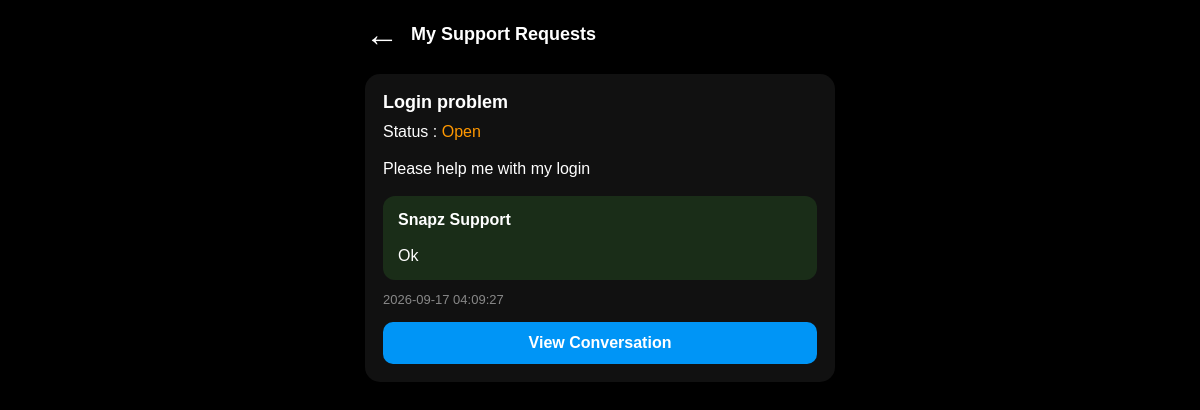
Page /my_support (signed in) on the earlier database version.
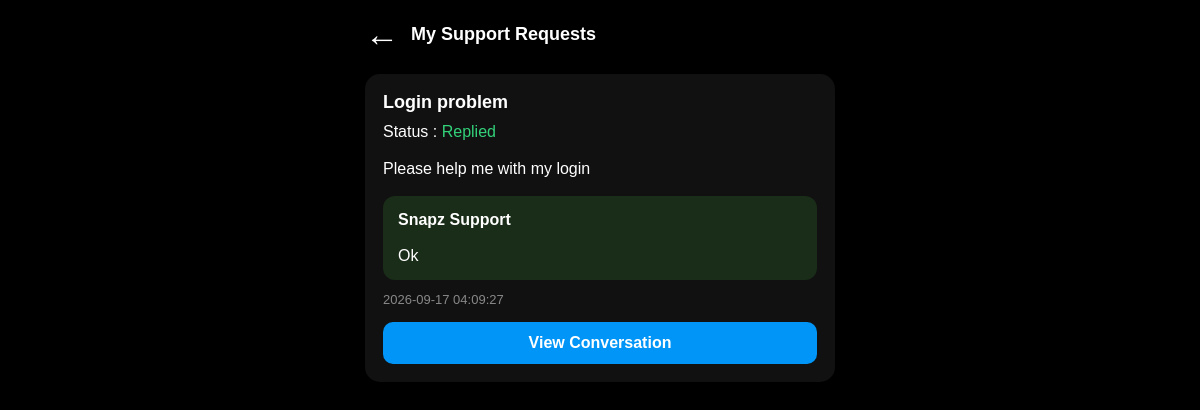
Same page on the later database version.
### tables this page shows
CREATE TABLE support_messages (
    id INTEGER PRIMARY KEY AUTOINCREMENT,
    username TEXT,
    subject TEXT,
    message TEXT,
    image TEXT,
    status TEXT DEFAULT 'open',
    admin_reply TEXT,
    created_at DATETIME DEFAULT CURRENT_TIMESTAMP,
    replied_at DATETIME
);

### app.py (the view)
@app.route("/my_support")
def my_support():
    if "username" not in session:
        return redirect("/login")
    conn = sqlite3.connect("snapz.db")
    conn.row_factory = sqlite3.Row
    cur = conn.cursor()
    cur.execute("""
        SELECT *
        FROM support_messages
        WHERE username=?
        ORDER BY id DESC
    """, (session["username"],))
    requests = cur.fetchall()
    print("SESSION USER =", session["username"])
    print("REQUESTS =", requests)
    conn.close()
    return render_template(
        "my_support.html",
        requests=requests
    )

### app.py (called while the page is built, shortened)
@app.before_request
def check_user_session():
    protected_routes = [
        "home",
        "chat",
        "profile",
        "settings",
        "privacy",
        "login_activity",
    ]
    if request.endpoint not in protected_routes:
        return

@app.context_processor
def inject_appearance():
    if "username" not in session:
        return {}
    conn = sqlite3.connect("snapz.db")
    conn.row_factory = sqlite3.Row
    cur = conn.cursor()
    cur.execute("""
        SELECT
            theme,
            font_size,
            amoled_mode
        FROM users
        WHERE username=?
    """, (session["username"],))
    appearance = cur.fetchone()
    conn.close()
    return dict(appearance=appearance)

### templates/my_support.html (shortened to what this page needs)
<!DOCTYPE html>
<html>
<head>
</head>
<body>
<div class="container">
<div class="header">
<a
href="/help_center"
class="back">
←
</a>
<span>
My Support Requests
</span>
</div>
{% for req in requests %}
<div class="card">
<div class="subject">
{{ req["subject"] }}
</div>
<div class="status">
Status :
{% if req["status"]=="open" %}
<span class="open">
Open
</span>
{% else %}
<span class="reply">
Replied
</span>
{% endif %}
</div>
<div class="message">
{{ req["message"] }}
</div>
{% if req["admin_reply"] %}
<div class="admin">
<b>Snapz Support</b>
<br><br>
{{ req["admin_reply"] }}
</div>
{% endif %}
<div class="time">
{{ req["created_at"] }}
</div>
<a
href="/my_support/{{ req['id'] }}"
class="view">
View Conversation
</a>
</div>
{% endfor %}
</div>
</body>
</html>

### templates/my_support.html (style rules this page uses)
body { margin:0; background:#000; color:#fff; font-family:Arial,sans-serif; }
.container { width:100%; max-width:500px; margin:0 auto; padding:15px; box-sizing:border-box; }
.header { display:flex; align-items:center; gap:12px; font-size:28px; font-weight:bold; margin-bottom:20px; flex-wrap:wrap; }
.header span { font-size:18px; font-weight:bold; }
.back { color:#fff; text-decoration:none; font-size:34px; }
.view { display:block; margin-top:15px; background:#0095f6; color:white; text-decoration:none; text-align:center; padding:12px; border-radius:10px; font-weight:bold; }
.card { background:#111; padding:18px; border-radius:15px; margin-bottom:18px; }
.subject { font-size:18px; font-weight:bold; margin-bottom:10px; }
.status { margin-bottom:15px; }
.reply { color:#33d17a; }
.message { line-height:25px; margin-bottom:15px; }
.admin { background:#1a2d18; padding:15px; border-radius:12px; margin-top:10px; }
.time { margin-top:12px; font-size:13px; color:#888; }

Differences in the rows shown:
changed support_messages "Login problem": status "Open" → "Replied"
